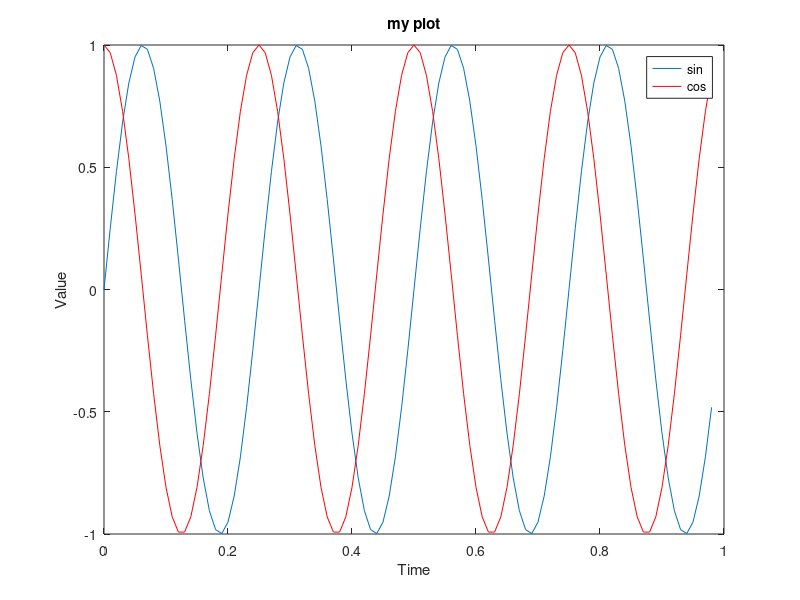
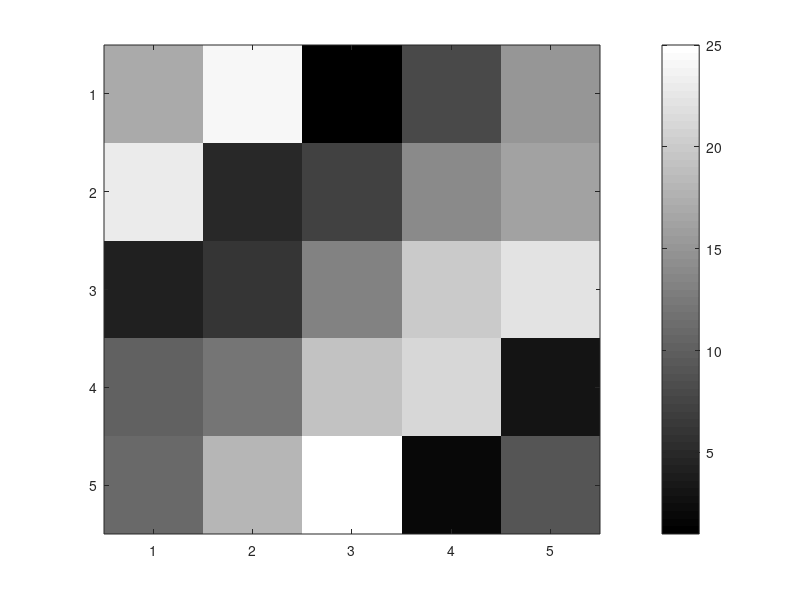

Source code (MATLAB) for these figures, in order: (Note: this script raises an error after producing the figures.)
% ------------------------------
% background: Prompt Format Help
% ------------------------------
PS1('> '); % change prompt to '> '
format short; % choose short vs long format
display(pi); % display and disp are not same cmds
disp(sprintf('2 decimals: %0.2f', pi)); % display 2 decimal digits
addpath('utils');
help disp; % help data on "disp" or any cmd
help help; % displays information about help
% ------------------------------
% Basic
% ------------------------------
a = 1, b = 2, c = 3; % chain cmds: last cmd with ";" not printed
a = 4; b = 5; c = 6; % mult cmds in one line; none printed
A = ones(2, 3); % all ones 2x3 matrix
v = 3*zeros(1, 3); % all zero 1x3 row vector
B = rand(3, 3); % 3x3 random vector between 0 & 1
I = eye(3); % 3x3 Identity Matrix
C = -5 + 2*randn(1, 10000); % produces a row vector of 10,000 elements
			    % with mean -5 and std dev -2
hist(C, 100); % produces histogram binning data into 100 buckets
nA = size(A); % return a 1x2 row vector: [#rows #cols]
ndims(A) % return dimensions
rows(A) % # of rows
columns(A) % # of columns
% ------------------------------
% Loading, Saving, Scope
% ------------------------------
pwd % pwd, ls, cd: commands work as expected
load featuresX.dat; % loads the table into featuresX variable
load priceY.dat;
who % variables in the current scope
clear ans % clears the variable ans from current scope
v=priceY(1:4) % slice of priceY vector
save hello.mat v; % saves vector v and misc information
save hello.txt v -ascii % save vector v as text
% ------------------------------
% Matrix Modifications
% ------------------------------
A = [1 2; 3 4; 5 6];
w = A(:, 2); % ":" means everything along that row/col
X = A([1, 3], :); % assign X row 1 and 3 of A
A = [A, [100; 101; 102]]; % append another col to right of A
W = A(:); % transform A into a single vector with rows traversed first
C = [A A]; % concatenate A with itself row wise (side by side)
D = [C; C]; % concatenate A with itself col wise (top to bottom)
A(:, 1) = [10; 11; 12]; % modifies 1st col of A
C(2, 2) = 8; % change a specific element of matrix C
% ------------------------------
% Operations & Computations
% ------------------------------
A = [1 2; 3 4; 5 6];
B = [10 11; 20 21; 30 31];
C = [1 1; 2 2];
A * C
A .* B % .* is a pairwise operation
% Map Operations: Element wise
% ------------------------------
A .^ 2 % 
log(A) % 
exp(A)
1 ./ A
A + 1
A < 3
find( A < 3)
floor(A)
ceil(A)
abs(A - 3*ones(3, 2))
max(A, [], 2) % max of A along row (dim 2) rather than col (dim 1)
max(A, 4*rand(3,2))
% Result Vectors: Extracting Matrix Operation Results
% ------------------------------
[v_val v_ind] = max(A) % value and index vector for each col of A
[r c] = find(A >= 7) % return row and col vector of elements >= 7
% Reduce Operations
% ------------------------------
sum(A)
prod(A)
max(max(A, [], 2)) % max among all rows of A
max(A(:)) % max of A when vectorized
% ------------------------------
% Matrix Transformations
% ------------------------------
A' % A Transpose
flipud(A) % reflect A from a horizontal line in middle
fliplr(A) % reflect A from a vertical line in middle
% Validation Example: Validate Magic Matrix
A = magic(9); % matrix with same row, col, diag sum
prod(sum(A, 1) == (sum(A, 2))') %sum row == sum col
sum(sum(A .* eye(9))) == sum(A(1, :)) % sum diagonal == sum row
sum(sum(A .* fliplr(eye(9)))) == sum(A(1, :)) % sum diagonal == row
% Inverse
% ------------------------------
% pseudo inverse same as inverve for invertible matrix
round(pinv(A)*A*100000) == eye(9)*100000
round(pinv(A)*100000) == round(inv(A)*100000) 
% ------------------------------
% Plotting Tools
% ------------------------------
t = [0:0.01:0.98]; % Create a row vector from 0, 0.01, 0.02,...,0.98
y1 = sin(2*pi*4*t);
plot(t, y1);
y2 = cos(2*pi*4*t);
plot(t, y2);
% Plot one over other
plot(t, y1); hold on; plot(t, y2, 'r'); 
xlabel('Time'); ylabel('Value'); 
legend('sin', 'cos'); title('my plot');
print dpng 'myPlot.png'; % save plot in png format
close;
% Create multiple figures
figure(1); plot(t, y1); figure(2); plot(t, y2, 'r');
close; close;
subplot(1,2,1); % Divide plot in 1x2 grid: access 1st element
plot(t, y1);
subplot(1,2,2); plot(t, y2, 'r');
axis([0.5 1 -1 1]); % x axis (0.5 1) & y axis (-1 1)
clf; % clear figure: Frame kept open
% Color Maps: create a 5x5 grid of colors with color legend 
imagesc(magic(5)), colorbar, colormap gray;
close;
% ------------------------------
% Control Statement: for, while, if
% ------------------------------
v = zeros(10,1);
for i=1:10, v(i) = 2^i; end; % control block: till "end"
indices = 1:10; % row vector: 1 to 10
for i=indices; disp(sprintf("2 decimals: %0.2f", v(i))); end;
i=1; 
while true, 
  v(i) = 100+i;
  if (i>=6), 
    break;
  elseif (i<=2),
    v(i) = v(i) + 1;
  else
    v(i) = -v(i);
  end;
  i=i+1;
end;
% ------------------------------
% Function Invocation
% ------------------------------
addpath('utils'); % call non-local dir defined fns
[a b] = squareAndCube(10) % function call example
% Linear Cost Function
X = [1 1; 1 2; 1 3]; % Example training input data
y = [1; 2; 3]; % Example training output data
theta = [1; 0]; % Predicated Coefficients
addpath('utils'); % call non-local dir defined fns
j = linearCostFn(X, y, theta);
theta = [0; 1];
j2 = linearCostFn(X, y, theta);
